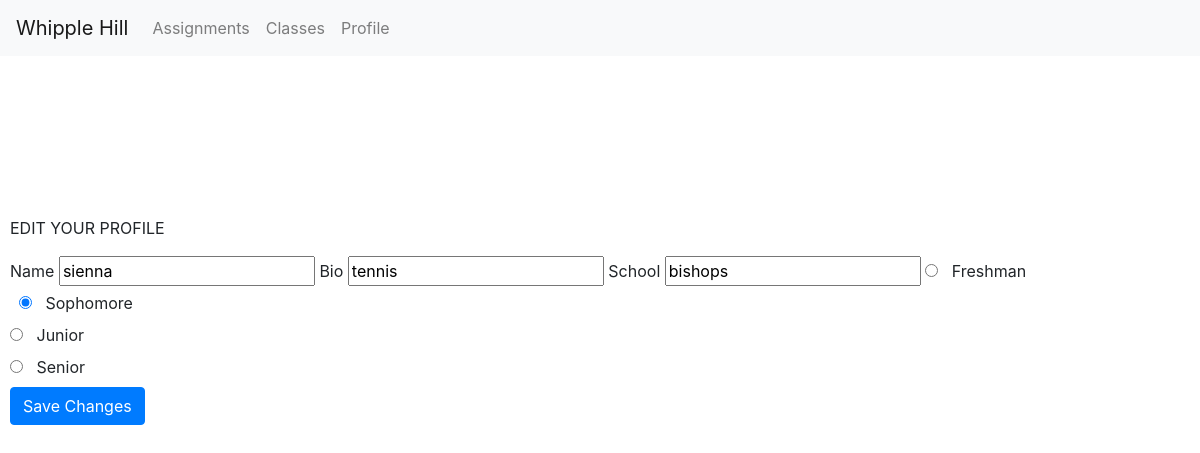
Before: /profile/user2/edit (signed in) with the older database file.
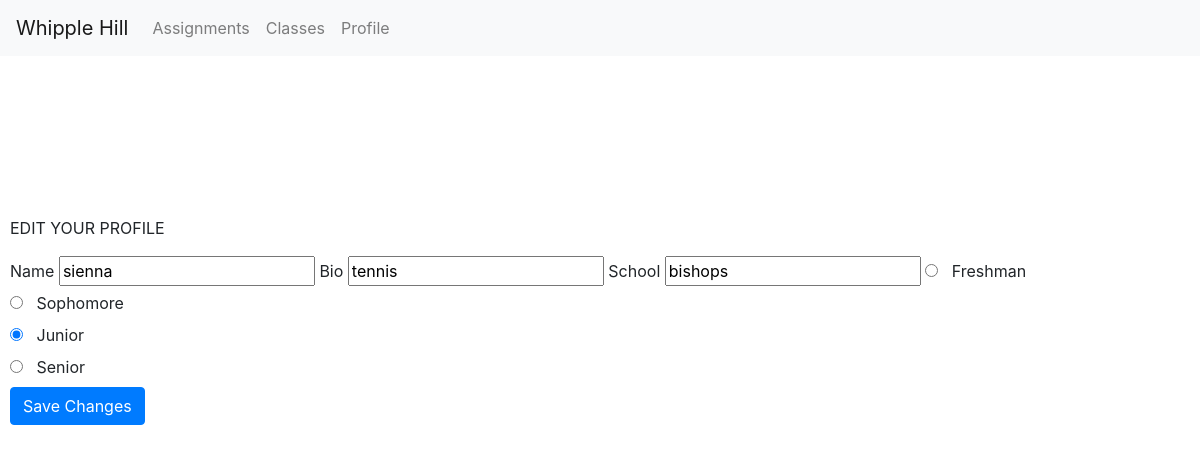
After: the same page with the newer database file.
### assignments/views.py (the view, shortened to what this page needs)
# urls.py: path('profile/<username>/edit',views.EditView.as_view(),name='edit'),
class EditView(View):
    def get(self, request, username):
        user = User.objects.get(username = username)
        profile = StudentProfile.objects.get(user=user)
        context={'profile': profile,
        'user': user,
        'authenticated': request.user
        }
        return render(request, 'assignments/editprofile.html', context)

### assignments/templates/assignments/editprofile.html (shortened to what this page needs)
<!DOCTYPE html>
<html>
<html>
<html lang = "en">
<head>
  <link rel="stylesheet" href="https://maxcdn.bootstrapcdn.com/bootstrap/4.5.2/css/bootstrap.min.css">
  <link rel="stylesheet" href = "style.css">
</head>
  <nav class="navbar navbar-expand-sm bg-light navbar-light fixed-top">
    <a class="navbar-brand" href="{% url 'index' %}">
      Whipple Hill
    </a>
    <div class="collapse navbar-collapse" id="collapsibleNavbar">
      <ul class="navbar-nav">
      {% if user.is_authenticated %}
        <li class="nav-item">
          <a class="nav-link" href="{% url 'assignments' user.username %}">
            Assignments
          </a>
        </li>
        <li class="nav-item">
            <a class="nav-link" href="{% url 'classes' user.username %}">
              Classes
            </a>
        </li>
        <li class="nav-item">
            <a class="nav-link" href= "{% url 'profile' user.username %}">
              Profile
            </a>
        </li>
      {% endif %}
      </ul>
    </div>
  </nav>
  <br></br>
  <br></br>
  <body>
    <p> EDIT YOUR PROFILE </p>
  {% if authenticated == user %}
    <form method='POST' action='{% url "profile" user.username %}'
      <label> Name </label>
      <input type = "Textbox" name = "profileName" value='{{profile.name}}'/>
      <label> Bio </label>
      <input type = "Textbox" name = "profileBio" value='{{profile.bio}}'/>
      <label> School </label>
      <input type = "Textbox" name = "profileSchool" value='{{profile.school}}'/>
      {% if profile.year_in_school == "freshman" %}
        <input type="radio" id="freshman" name="profileGrade" value = "freshman" checked>
         <label for="freshman">Freshman</label><br>
      {% else %}
        <input type="radio" id="freshman" name="profileGrade" value = "freshman">
        <label for="freshman">Freshman</label><br>
      {% endif %}
      {% if profile.year_in_school == "sophomore" %}
        <input type="radio" id="sophomore" name="profileGrade" value = "sophomore" checked>
        <label for="sophomore">Sophomore</label><br>
      {% else %}
        <input type="radio" id="sophomore" name="profileGrade" value = "sophomore">
         <label for="sophomore">Sophomore</label><br>
      {% endif %}
      {% if profile.year_in_school == "junior" %}
      <input type="radio" id="junior" name="profileGrade" value = "junior" checked>
      <label for="junior">Junior</label><br>
      {% else %}
        <input type="radio" id="junior" name="profileGrade" value = "junior" >
        <label for="junior">Junior</label><br>
      {% endif %}
      {% if profile.year_in_school == "senior" %}
        <input type="radio" id="senior" name="profileGrade" value = "senior" checked>
        <label for="junior">Senior</label><br>
      {% else %}
        <input type="radio" id="senior" name="profileGrade" value = "senior">
         <label for="junior">Senior</label><br>
      {% endif %}
      <button type = "submit"  class = "btn btn-primary"> Save Changes </button>
    </form>
  {% else %}
    <p> You do not have permission to edit this user's profile.</p>
  {% endif %}
  </body>
</html>

Changed rows visible on the page:
changed StudentProfile "sienna": year_in_school "sophomore" → "junior" (drawn)
Other visible differences:
form field profileGrade: (not shown) → "☐ Sophomore"
form field profileGrade: (not shown) → "☑ Junior"
form field profileGrade: "☑ Sophomore" → (not shown)
form field profileGrade: "☐ Junior" → (not shown)
